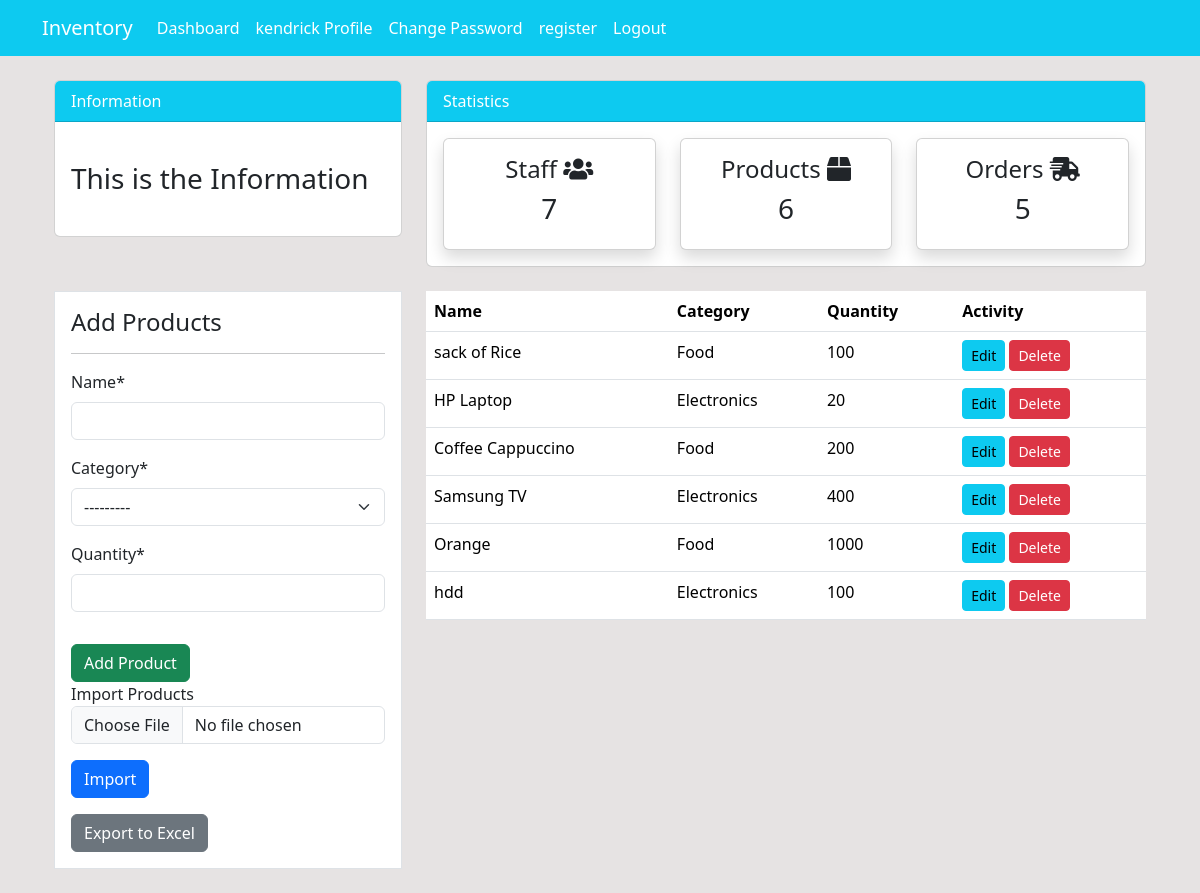
Page /product/ (signed in) on the earlier database version.
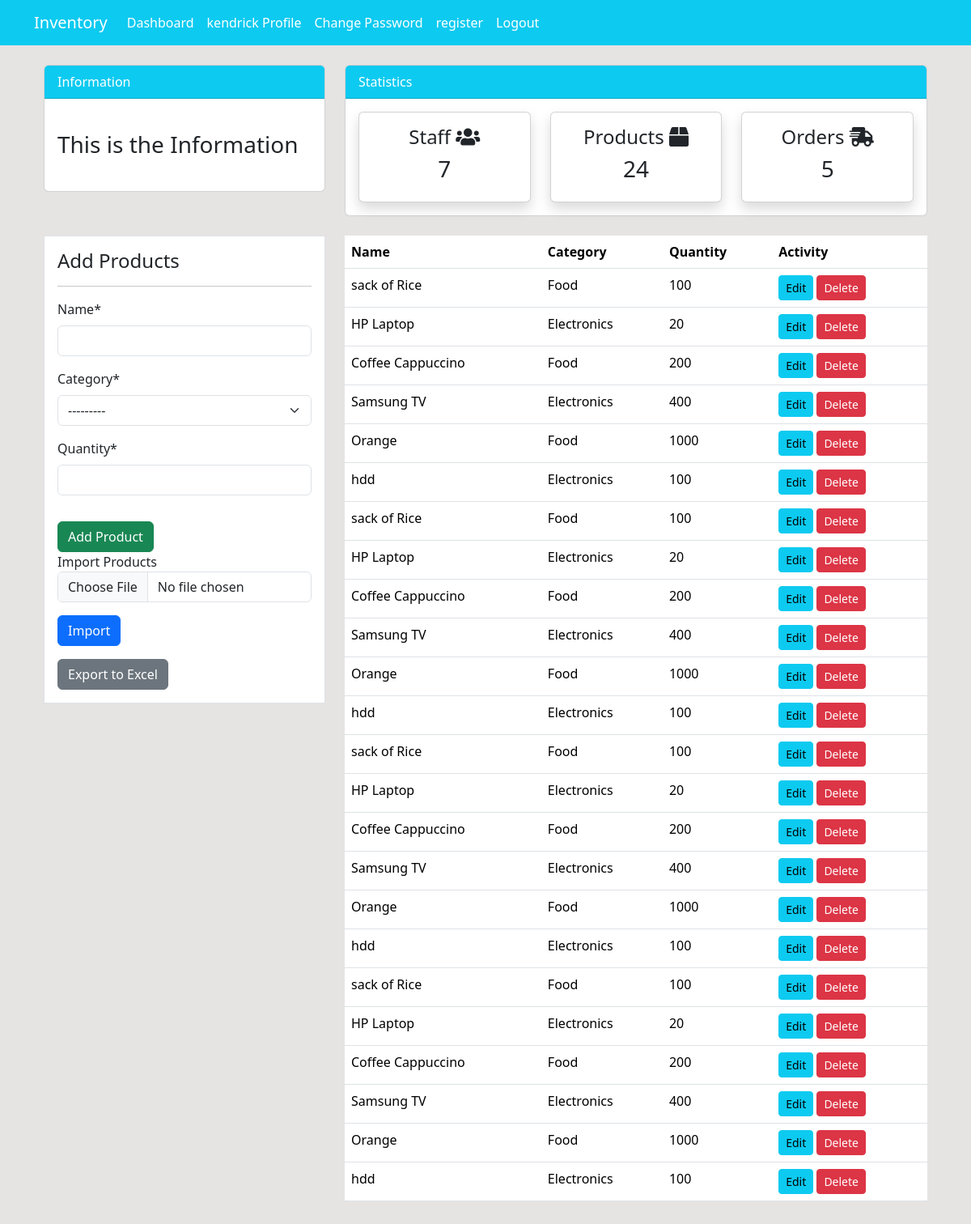
Same page on the later database version.
### dashboard/models.py (models this page shows, shortened)
class Product(models.Model):
    name = models.CharField(max_length=100, null=True)
    quantity = models.PositiveIntegerField(null=True)
    category = models.CharField(max_length=50, choices=CATEGORY, null=True)
    class Meta:
        verbose_name_plural = 'Product'

### dashboard/views.py (the view, shortened to what this page needs)
# urls.py: path('product/', views.product, name='product'),
@login_required(login_url='user-login')
def product(request):
    items = Product.objects.all()
    product_count = items.count()
    workers_count = User.objects.all().count()
    orders_count = Order.objects.all().count()
    form = ProductForm()
    context = {
        'items': items,
        'form': form,
        'workers_count': workers_count,
        'orders_count': orders_count,
        'product_count': product_count,
    }
    return render(request, 'dashboard/product.html', context)

### dashboard/forms.py
class ProductForm(forms.ModelForm):
    class Meta:
        model = Product
        fields = ['name', 'category', 'quantity']

### templates/dashboard/product.html (shortened to what this page needs)
{% extends "components/base.html" %}
{% load crispy_forms_tags %}
{% block content %}
{% include 'components/topside.html' %}
<div class="container">
    <div class="row my-4">
        <div class="col-md-4">
            <div class="border bg-white p-3">
                <h4>Add Products</h4>
                <hr>
                <form action="" method="POST" enctype="multipart/form-data">
                    {{ form|crispy }}
                    <input class="btn btn-success btn-block mt-3" type="submit" value="Add Product">
                </form>
                <form action="" method="POST" enctype="multipart/form-data">
                    <label for="file">Import Products</label>
                    <input type="file" name="file" class="form-control">
                    <button type="submit" name="upload" class="btn btn-primary btn-block mt-3">Import</button>
                </form>
                <form action="" method="POST">
                    <button type="submit" name="export" class="btn btn-secondary btn-block mt-3">Export to Excel</button>
                </form>
            </div>
        </div>
        <div class="col-md-8">
            <table class="table bg-white">
                <thead class="bg-info">
                    <tr class="text-white">
                        <th scope="col">Name</th>
                        <th scope="col">Category</th>
                        <th scope="col">Quantity</th>
                        <th scope="col">Activity</th>
                    </tr>
                </thead>
                <tbody>
                    {% for item in items %}
                    <tr>
                        <td>{{ item.name }}</td>
                        <td>{{ item.category }}</td>
                        <td>{{ item.quantity }}</td>
                        <td>
                            <a class="btn btn-info btn-sm" href="{% url 'product-update' item.id %}">Edit</a>
                            <a class="btn btn-danger btn-sm" href="{% url 'product-delete' item.id %}">Delete</a>
                        </td>
                    </tr>
                    {% endfor %}
                </tbody>
            </table>
        </div>
    </div>
</div>
{% endblock %}

### templates/components/base.html (shortened to what this page needs)
{% load static %}
<!doctype html>
<html lang="en">
<head>
    <link href="https://cdn.jsdelivr.net/npm/bootstrap@5.3.3/dist/css/bootstrap.min.css" rel="stylesheet">
    <link rel="stylesheet" href="https://use.fontawesome.com/releases/v5.15.2/css/all.css"
>
    <link rel="stylesheet" href="{% static 'style.css' %}">
</head>
<body>
    {% include 'components/nav.html' %}
    <div class="container">
        {% block content %}
        {% endblock %}
    </div>
</body>
</html>

### templates/components/nav.html (shortened to what this page needs)
<nav class="navbar navbar-expand-lg navbar-info bg-info">
    <div class="container">
        <a class="navbar-brand text-white" href="{% url 'index' %}">Inventory</a>
        <div class="collapse navbar-collapse" id="navbarSupportedContent">
            <ul class="navbar-nav mr-auto">
                <li class="nav-item active">
                    <a class="nav-link text-white" href="{% url 'index' %}">Dashboard </a>
                </li>
            </ul>
            <ul class="navbar-nav ml-auto">
                {% if user.is_authenticated %}
                <li class="nav-item active">
                    <a class="nav-link text-white" href="{% url 'user-profile' %}">{{ user.username }} Profile </a>
                </li>
                <li class="nav-item active">
                    <a class="nav-link text-white" href="{% url 'change_password' %}"> Change Password </a>
                </li>
                {% endif %}
                <li class="nav-item">
                    <a class="nav-link text-white" href="{% url 'user-register' %}">register</a>
                </li>
                <li class="nav-item">
                    <a class="nav-link text-white" href="{% url 'user-logout' %}">Logout</a>
                </li>
            </ul>
        </div>
    </div>
</nav>

### templates/components/topside.html
<div class="container">
    <div class="row mt-4">
        <div class="col-md-4">
            <div class="card">
                <div class="card-header bg-info text-white">
                    Information
                </div>
                <div class="card-body">
                    <marquee behavior="" direction="">
                        <h3 class="my-4">This is the Information</h3>
                    </marquee>
                </div>
            </div>
        </div>
        <div class="col-md-8">
            <div class="card">
                <div class="card-header bg-info text-white">
                    Statistics
                </div>
                <div class="card-body">
                    <div class="row">
                        <div class="col-md-4">
                            <a class="text-decoration-none text-dark" href="{% url "staff" %}">
                                <div class="card my-card shadow text-center p-3">
                                    <h4>Staff <i class="fas fa-users"></i></h4>
                                    <h3>{{ workers_count }}</h3>
                                </div>
                            </a>
                        </div>
                        <div class="col-md-4">
                            <a class="text-decoration-none text-dark" href="{% url "product" %}">
                                <div class="card my-card shadow text-center p-3">
                                    <h4>Products <i class="fas fa-box"></i></h4>
                                    <h3>{{ product_count }}</h3>
                                </div>
                            </a>
                        </div>
                        <div class="col-md-4">
                            <a class="text-decoration-none text-dark" href="{% url "order" %}">
                                <div class="card my-card shadow text-center p-3">
                                    <h4>Orders <i class="fas fa-shipping-fast"></i></h4>
                                    <h3>{{ orders_count }}</h3>
                                </div>
                            </a>
                        </div>
                    </div>
                </div>
            </div>
        </div>
    </div>
</div>

### static/style.css (style rules this page uses)
body { background: rgb(230, 227, 227); }

Differences in the rows shown:
added Product: name "sack of Rice", category "Food", quantity "100"
added Product: name "HP Laptop", category "Electronics", quantity "20"
added Product: name "Coffee Cappuccino", category "Food", quantity "200"
added Product: name "Samsung TV", category "Electronics", quantity "400"
added Product: name "Orange", category "Food", quantity "1000"
added Product: name "hdd", category "Electronics", quantity "100"
added Product: name "sack of Rice", category "Food", quantity "100"
added Product: name "HP Laptop", category "Electronics", quantity "20"
added Product: name "Coffee Cappuccino", category "Food", quantity "200"
added Product: name "Samsung TV", category "Electronics", quantity "400"
added Product: name "Orange", category "Food", quantity "1000"
added Product: name "hdd", category "Electronics", quantity "100"
added Product: name "sack of Rice", category "Food", quantity "100"
added Product: name "HP Laptop", category "Electronics", quantity "20"
added Product: name "Coffee Cappuccino", category "Food", quantity "200"
added Product: name "Samsung TV", category "Electronics", quantity "400"
added Product: name "Orange", category "Food", quantity "1000"
added Product: name "hdd", category "Electronics", quantity "100"
Other differences:
{{ product_count }}: "6" → "24"
